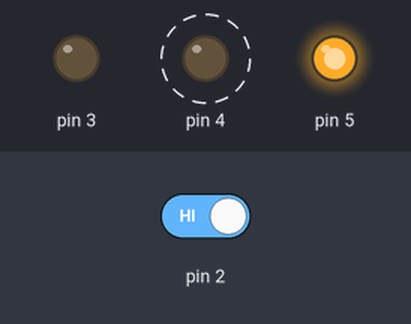
This sketch was run on a simulated Arduino Uno, built with avr-gcc and run on an emulated ATmega328P. Shown: output pins drawn as LEDs (lit = HIGH). Dashed ring = blinking. The inputs (shaded band) are chosen by the test bench; at power-on: pin 2 HIGH.

Above: at 2.0 s.
2.1 s: pin 2 driven LOW
At 2.35 s:
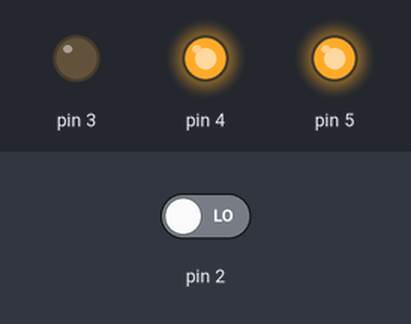
At 3.1 s:
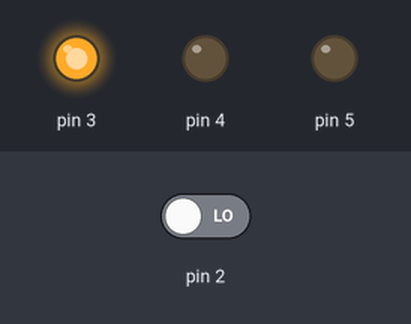
3.9 s: pin 2 driven HIGH
At 4.3 s:
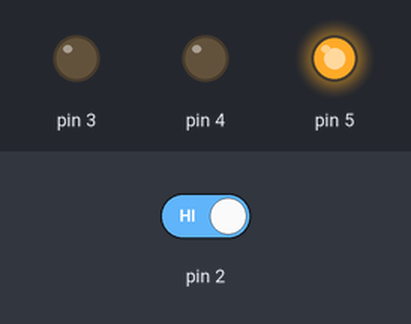
Timing chart, 0 to 13.1 s (numbered marks = the images above; inputs shaded):
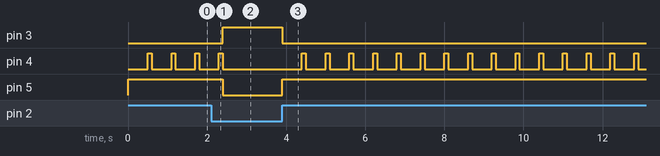

Measured:
- after the input at 2.1 s, pin 3: LOW → HIGH after 0.30 s; pin 4: goes on until 2.4 s, then stays LOW; pin 5: HIGH → LOW after 0.30 s
- after the input at 3.9 s, pin 3: HIGH → LOW at once; pin 4: alternates HIGH for 0.10 s and LOW for 0.50 s, starting after 0.50 s; pin 5: LOW → HIGH at once
- by itself, pin 4: alternates HIGH for 0.10 s and LOW for 0.50 s

The sketch:

SpaceShipInterface.ino
```cpp
// finally some time for my uno Arduino, starting with checking the components SW again.. using projects e.g. proj2 StarShip Interface

int SwitchState=0;

void setup() {
 pinMode(3, OUTPUT);
 pinMode(4, OUTPUT);
 pinMode(5, OUTPUT);
 pinMode(2, INPUT);
}

void loop() {
SwitchState = digitalRead(2);// read pin 2, med resistor för att ta ner spänningen
if(SwitchState == LOW){
    digitalWrite(3, HIGH); // green LED
    digitalWrite(4, LOW); // red LED
    digitalWrite(5, LOW); // red LED
  }
  else{ //button is pressed}
    digitalWrite(3, LOW); // turn off green LED
    digitalWrite(4, LOW); // red still off
    digitalWrite(5, HIGH); // red on
    delay(500); //wait some time
    digitalWrite(4, HIGH); // red on // both RED on
    digitalWrite(5, HIGH); // red on
    delay(100);
  }
}// go back to the beginning of the loop
```
